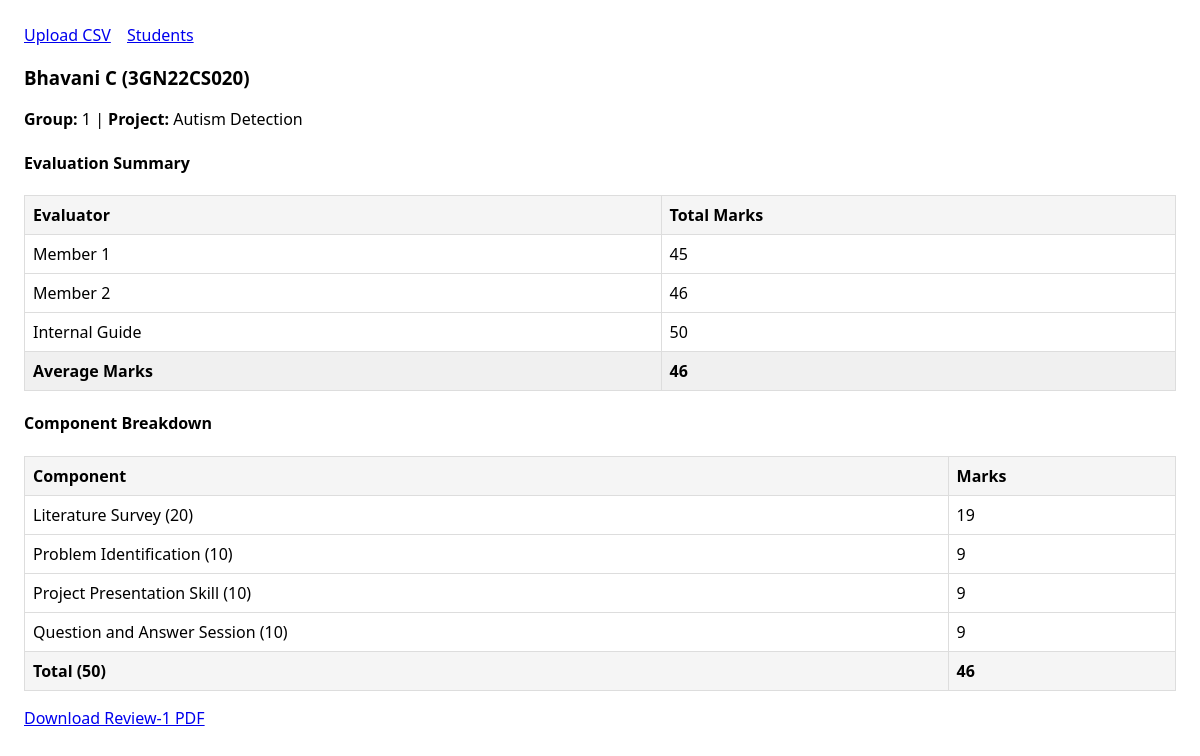
Screenshot of /students/1 with the database file from the repository.
### models.py (models this page shows)
class Student(db.Model):
    id = db.Column(db.Integer, primary_key=True)
    group_no = db.Column(db.String(50))
    project_title = db.Column(db.String(255))
    seat_no = db.Column(db.String(64), nullable=False, index=True)
    name = db.Column(db.String(128), nullable=False)
    evaluations = db.relationship("Evaluation", backref="student", lazy=True, cascade="all, delete-orphan")

class Evaluation(db.Model):
    __table_args__ = (
        db.UniqueConstraint('student_id', 'review_no', name='uq_eval_student_review'),
    )
    id = db.Column(db.Integer, primary_key=True)
    review_no = db.Column(db.Integer, default=1, nullable=False)
    total_marks = db.Column(db.Integer, nullable=False)
    literature_survey = db.Column(db.Integer, nullable=False)
    problem_identification = db.Column(db.Integer, nullable=False)
    presentation = db.Column(db.Integer, nullable=False)
    question_answer = db.Column(db.Integer, nullable=False)
    member1_literature = db.Column(db.Integer, nullable=True)
    member1_problem = db.Column(db.Integer, nullable=True)
    member1_presentation = db.Column(db.Integer, nullable=True)
    member1_qa = db.Column(db.Integer, nullable=True)
    member2_literature = db.Column(db.Integer, nullable=True)
    member2_problem = db.Column(db.Integer, nullable=True)
    member2_presentation = db.Column(db.Integer, nullable=True)
    member2_qa = db.Column(db.Integer, nullable=True)
    guide_literature = db.Column(db.Integer, nullable=True)
    guide_problem = db.Column(db.Integer, nullable=True)
    guide_presentation = db.Column(db.Integer, nullable=True)
    guide_qa = db.Column(db.Integer, nullable=True)
    student_id = db.Column(db.Integer, db.ForeignKey("student.id"), nullable=False)

### app.py (the view)
    @app.route("/students/<int:student_id>")
    def student_detail(student_id: int):
        student = Student.query.get_or_404(student_id)
        ev = sorted(student.evaluations, key=lambda e: (e.review_no, e.id))[-1]
        return render_template("student_detail.html", student=student, ev=ev)

### templates/student_detail.html
{% extends "base.html" %}
{% block content %}
<h3>{{ student.name }} ({{ student.seat_no }})</h3>
<p><strong>Group:</strong> {{ student.group_no or '-' }} | <strong>Project:</strong> {{ student.project_title or '-' }}</p>
<h4>Evaluation Summary</h4>
<table>
  <tr>
    <th>Evaluator</th>
    <th>Total Marks</th>
  </tr>
  <tr>
    <td>Member 1</td>
    <td>{{ (ev.member1_literature or 0) + (ev.member1_problem or 0) + (ev.member1_presentation or 0) + (ev.member1_qa or 0) }}</td>
  </tr>
  <tr>
    <td>Member 2</td>
    <td>{{ (ev.member2_literature or 0) + (ev.member2_problem or 0) + (ev.member2_presentation or 0) + (ev.member2_qa or 0) }}</td>
  </tr>
  <tr>
    <td>Internal Guide</td>
    <td>{{ (ev.guide_literature or 0) + (ev.guide_problem or 0) + (ev.guide_presentation or 0) + (ev.guide_qa or 0) }}</td>
  </tr>
  <tr style="background-color: #f0f0f0; font-weight: bold;">
    <td>Average Marks</td>
    <td><strong>{{ ev.total_marks }}</strong></td>
  </tr>
</table>
<h4>Component Breakdown</h4>
<table>
  <tr><th>Component</th><th>Marks</th></tr>
  <tr><td>Literature Survey (20)</td><td>{{ ev.literature_survey }}</td></tr>
  <tr><td>Problem Identification (10)</td><td>{{ ev.problem_identification }}</td></tr>
  <tr><td>Project Presentation Skill (10)</td><td>{{ ev.presentation }}</td></tr>
  <tr><td>Question and Answer Session (10)</td><td>{{ ev.question_answer }}</td></tr>
  <tr><th>Total (50)</th><th>{{ ev.total_marks }}</th></tr>
</table>
<p><a href="{{ url_for('download_review1', student_id=student.id) }}">Download Review-1 PDF</a></p>
{% endblock %}

### templates/base.html (style rules this page uses)
body { font-family: system-ui, Arial, sans-serif; margin: 24px; }
table { border-collapse: collapse; width: 100%; }
th, td { border: 1px solid #ddd; padding: 8px; }
th { background: #f5f5f5; text-align: left; }

### rows the page displays
Student: name "Bhavani C", seat_no "3GN22CS020", group_no "1", project_title "Autism Detection"
Evaluation: member1_literature+member1_problem+member1_presentation "45", member2_literature+member2_problem+member2_presentation "46", guide_literature+guide_problem+guide_presentation "50", total_marks "46", literature_survey "19", problem_identification "9", presentation "9", question_answer "9"
